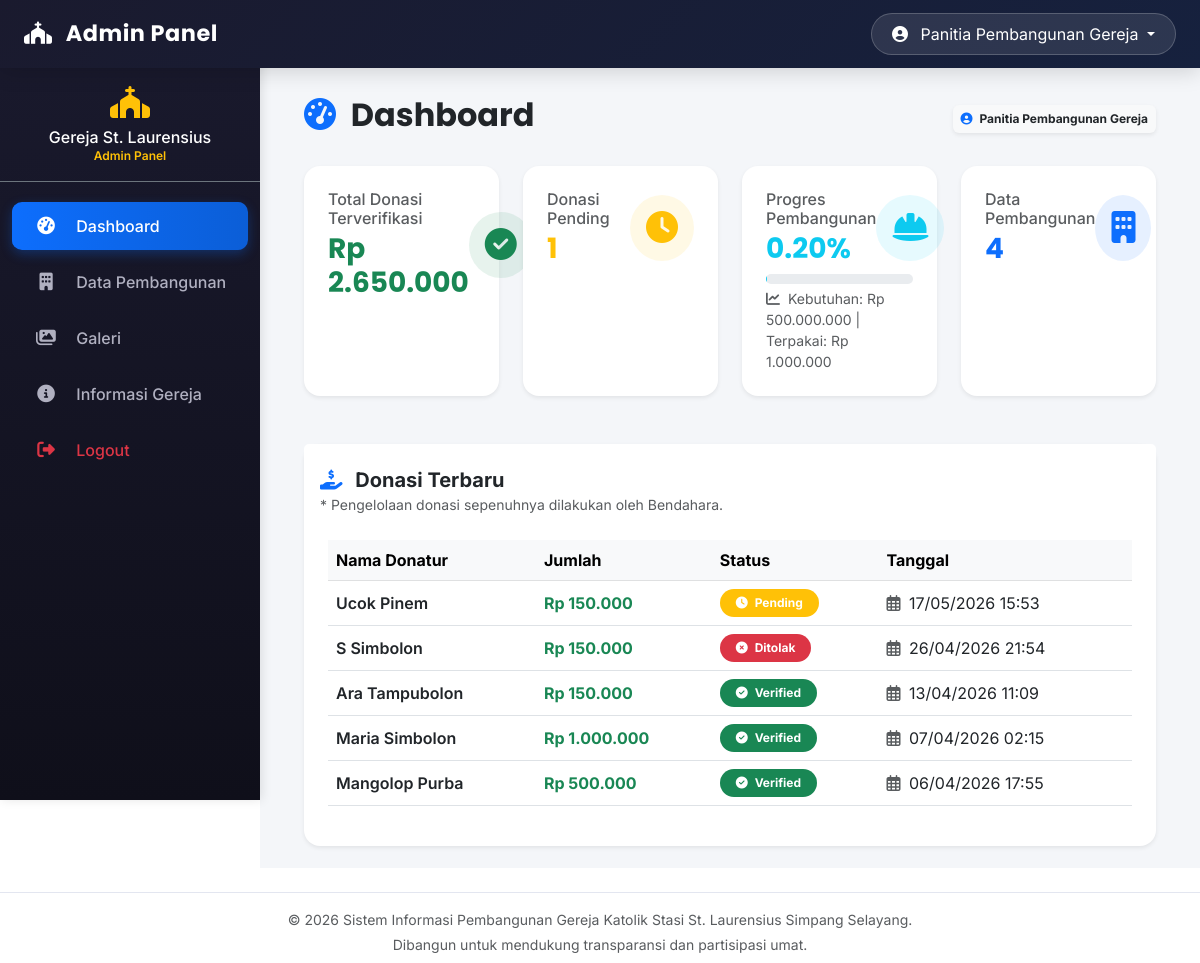
Screenshot of /admin/dashboard.php (signed in) with the database file from the repository.
### tables this page shows
CREATE TABLE `donasi` (
  `id_donasi` int(11) NOT NULL,
  `nama_donatur` varchar(60) NOT NULL,
  `email` varchar(60) DEFAULT NULL,
  `no_telepon` varchar(20) DEFAULT NULL,
  `jumlah` decimal(15,2) NOT NULL,
  `metode_pembayaran` enum('transfer','tunai','qris') DEFAULT 'transfer',
  `bukti_transfer` varchar(255) DEFAULT NULL,
  `status` enum('pending','verified','ditolak') DEFAULT 'pending',
  `alasan_ditolak` text DEFAULT NULL,
  `pesan` text DEFAULT NULL,
  `created_at` timestamp NOT NULL DEFAULT current_timestamp()
);

### core/functions.php (called while the page is built, shortened)
<?php
function rupiah($angka)
{
    return "Rp " . number_format($angka, 0, ',', '.');
}
?>

### admin/dashboard.php (the view, shortened to what this page needs)
<?php
include '../config/database.php';
include '../core/functions.php';
include '../includes/navbar_admin.php';
include '../includes/sidebar_admin.php';
function hitungProgresDariDana($dana_terpakai, $kebutuhan_dana)
{
    $progres = ($dana_terpakai / $kebutuhan_dana) * 100;
    $progres = round($progres, 2);
    return min($progres, 100);
}
$totalDonasiVerified = 0;
$queryVerified = mysqli_query($conn, "SELECT SUM(jumlah) as total FROM donasi WHERE status='verified'");
if ($queryVerified) {
    $row = mysqli_fetch_assoc($queryVerified);
    $totalDonasiVerified = $row['total'] ?? 0;
}
$totalDonasiPending = 0;
$queryPending = mysqli_query($conn, "SELECT COUNT(*) as count FROM donasi WHERE status='pending'");
if ($queryPending) {
    $row = mysqli_fetch_assoc($queryPending);
    $totalDonasiPending = $row['count'] ?? 0;
}
$totalPembangunan = 0;
$queryPembangunan = mysqli_query($conn, "SELECT * FROM pembangunan");
if ($queryPembangunan) {
    $totalPembangunan = mysqli_num_rows($queryPembangunan);
}
$totalKebutuhanAll = 0;
$queryKebutuhan = mysqli_query($conn, "SELECT SUM(kebutuhan_dana) as total_kebutuhan FROM pembangunan");
if ($queryKebutuhan) {
    $row = mysqli_fetch_assoc($queryKebutuhan);
    $totalKebutuhanAll = $row['total_kebutuhan'] ?? 0;
}
$totalTerpakaiAll = 0;
$queryTerpakai = mysqli_query($conn, "SELECT SUM(jumlah) as total_terpakai FROM pengeluaran");
if ($queryTerpakai) {
    $row = mysqli_fetch_assoc($queryTerpakai);
    $totalTerpakaiAll = $row['total_terpakai'] ?? 0;
}
$progres_keseluruhan = hitungProgresDariDana($totalTerpakaiAll, $totalKebutuhanAll);
$progres_keseluruhan_tampil = number_format($progres_keseluruhan, 2);
$donasiTerbaru = mysqli_query($conn, "SELECT * FROM donasi ORDER BY created_at DESC LIMIT 5");
?>
<div class="content-wrapper">
    <div class="container-fluid px-4">
        <div class="d-flex flex-wrap justify-content-between align-items-center mb-4 pt-2">
            <h2 class="fw-bold"><i class="fas fa-tachometer-alt me-2 text-primary"></i> Dashboard</h2>
            <div class="mt-2 mt-sm-0">
                <span class="badge bg-light text-dark p-2 shadow-sm">
                    <i class="fas fa-user-circle me-1 text-primary"></i> <?php echo htmlspecialchars($_SESSION['admin_name']); ?>
                </span>
            </div>
        </div>
        <div class="row g-4 mb-5">
            <div class="col-md-3 col-sm-6" data-aos="fade-up" data-aos-delay="100">
                <div class="card border-0 shadow-sm rounded-4 h-100 transition-card">
                    <div class="card-body p-4">
                        <div class="d-flex justify-content-between align-items-center">
                            <div>
                                <h6 class="text-muted mb-1">Total Donasi Terverifikasi</h6>
                                <h3 class="fw-bold mb-0 text-success"><?php echo rupiah($totalDonasiVerified); ?></h3>
                            </div>
                            <div class="rounded-circle bg-success bg-opacity-10 p-3">
                                <i class="fas fa-check-circle fa-2x text-success"></i>
                            </div>
                        </div>
                    </div>
                </div>
            </div>
            <div class="col-md-3 col-sm-6" data-aos="fade-up" data-aos-delay="200">
                <div class="card border-0 shadow-sm rounded-4 h-100 transition-card">
                    <div class="card-body p-4">
                        <div class="d-flex justify-content-between align-items-center">
                            <div>
                                <h6 class="text-muted mb-1">Donasi Pending</h6>
                                <h3 class="fw-bold mb-0 text-warning"><?php echo $totalDonasiPending; ?></h3>
                            </div>
                            <div class="rounded-circle bg-warning bg-opacity-10 p-3">
                                <i class="fas fa-clock fa-2x text-warning"></i>
                            </div>
                        </div>
                    </div>
                </div>
            </div>
            <div class="col-md-3 col-sm-6" data-aos="fade-up" data-aos-delay="300">
                <div class="card border-0 shadow-sm rounded-4 h-100 transition-card">
                    <div class="card-body p-4">
                        <div class="d-flex justify-content-between align-items-center mb-2">
                            <div>
                                <h6 class="text-muted mb-1">Progres Pembangunan</h6>
                                <h3 class="fw-bold mb-0 text-info"><?php echo $progres_keseluruhan_tampil; ?>%</h3>
                            </div>
                            <div class="rounded-circle bg-info bg-opacity-10 p-3">
                                <i class="fas fa-hard-hat fa-2x text-info"></i>
                            </div>
                        </div>
                        <div class="progress mt-2" style="height: 10px;">
                        </div>
                        <small class="text-muted mt-1 d-block">
                            <i class="fas fa-chart-line me-1"></i>
                            Kebutuhan: <?php echo rupiah($totalKebutuhanAll); ?> |
                            Terpakai: <?php echo rupiah($totalTerpakaiAll); ?>
                        </small>
                    </div>
                </div>
            </div>
            <div class="col-md-3 col-sm-6" data-aos="fade-up" data-aos-delay="400">
                <div class="card border-0 shadow-sm rounded-4 h-100 transition-card">
                    <div class="card-body p-4">
                        <div class="d-flex justify-content-between align-items-center">
                            <div>
                                <h6 class="text-muted mb-1">Data Pembangunan</h6>
                                <h3 class="fw-bold mb-0 text-primary"><?php echo $totalPembangunan; ?></h3>
                            </div>
                            <div class="rounded-circle bg-primary bg-opacity-10 p-3">
                                <i class="fas fa-building fa-2x text-primary"></i>
                            </div>
                        </div>
                    </div>
                </div>
            </div>
        </div>
        <div class="card border-0 shadow-sm rounded-4" data-aos="fade-up" data-aos-delay="500">
            <div class="card-header bg-white border-0 pt-4 pb-0">
                <h5 class="fw-bold mb-0"><i class="fas fa-hand-holding-usd me-2 text-primary"></i> Donasi Terbaru</h5>
                <small class="text-muted">* Pengelolaan donasi sepenuhnya dilakukan oleh Bendahara.</small>
            </div>
            <div class="card-body p-4">
                <div class="table-responsive">
                    <table class="table table-hover align-middle">
                        <thead class="table-light">
                            <tr>
                                <th>Nama Donatur</th>
                                <th>Jumlah</th>
                                <th>Status</th>
                                <th>Tanggal</th>
                            </tr>
                        </thead>
                        <tbody>
                            <?php if (mysqli_num_rows($donasiTerbaru) > 0): ?>
                                <?php while ($d = mysqli_fetch_assoc($donasiTerbaru)): ?>
                                    <tr>
                                        <td class="fw-semibold"><?php echo htmlspecialchars($d['nama_donatur']); ?></td>
                                        <td class="text-success fw-bold"><?php echo rupiah($d['jumlah']); ?></td>
                                        <td>
                                            <?php
                                            $status = $d['status'];
                                            $badgeClass = match ($status) {
                                                'verified' => 'success',
                                                'pending' => 'warning',
                                                default => 'danger'
                                            };
                                            ?>
                                            <span class="badge bg-<?php echo $badgeClass; ?> px-3 py-2 rounded-pill">
                                                <i class="fas <?php echo $status == 'verified' ? 'fa-check-circle' : ($status == 'pending' ? 'fa-clock' : 'fa-times-circle'); ?> me-1"></i>
                                                <?php echo ucfirst($status); ?>
                                            </span>
                                        </td>
                                        <td><i class="far fa-calendar-alt me-1 text-muted"></i> <?php echo date('d/m/Y H:i', strtotime($d['created_at'])); ?></td>
                                    </tr>
                                <?php endwhile; ?>
                            <?php else: ?>
                                <tr>
                                    <td colspan="4" class="text-center text-muted py-4">Belum ada data donasi</td>
                                </tr>
                            <?php endif; ?>
                        </tbody>
                    </table>
                </div>
            </div>
        </div>
    </div>
</div>
<?php include '../includes/footer_admin.php';
ob_end_flush(); ?>

### includes/navbar_admin.php (style rules this page uses)
* { font-family: 'Inter', sans-serif; }
h1, h2, h3, h4, .navbar-brand { font-family: 'Poppins', sans-serif; }

### includes/sidebar_admin.php (style rules this page uses)
.content-wrapper { margin-left: 260px; transition: all 0.3s cubic-bezier(0.4, 0, 0.2, 1); padding: 20px; min-height: 100vh; background: #f4f6f9; }

### admin/dashboard.php (style rules this page uses)
.transition-card { transition: transform 0.3s ease, box-shadow 0.3s ease; }
.badge i { font-size: 0.75rem; }

### rows the page displays
donasi: nama_donatur "Ucok Pinem", jumlah "Rp 150.000", status "Pending", created_at "17/05/2026 15:53"
donasi: nama_donatur "S Simbolon", jumlah "Rp 150.000", status "Ditolak", created_at "26/04/2026 21:54"
donasi: nama_donatur "Ara Tampubolon", jumlah "Rp 150.000", status "Verified", created_at "13/04/2026 11:09"
donasi: nama_donatur "Maria Simbolon", jumlah "Rp 1.000.000", status "Verified", created_at "07/04/2026 02:15"
donasi: nama_donatur "Mangolop Purba", jumlah "Rp 500.000", status "Verified", created_at "06/04/2026 17:55"

### other values shown
$_SESSION['admin_name'] "Panitia Pembangunan Gereja"
rupiah($totalDonasiVerified) "Rp 2.650.000"
$totalDonasiPending "1"
$progres_keseluruhan_tampil "0.20"
rupiah($totalKebutuhanAll) "Rp 500.000.000"
rupiah($totalTerpakaiAll) "Rp 1.000.000"
$totalPembangunan "4"
